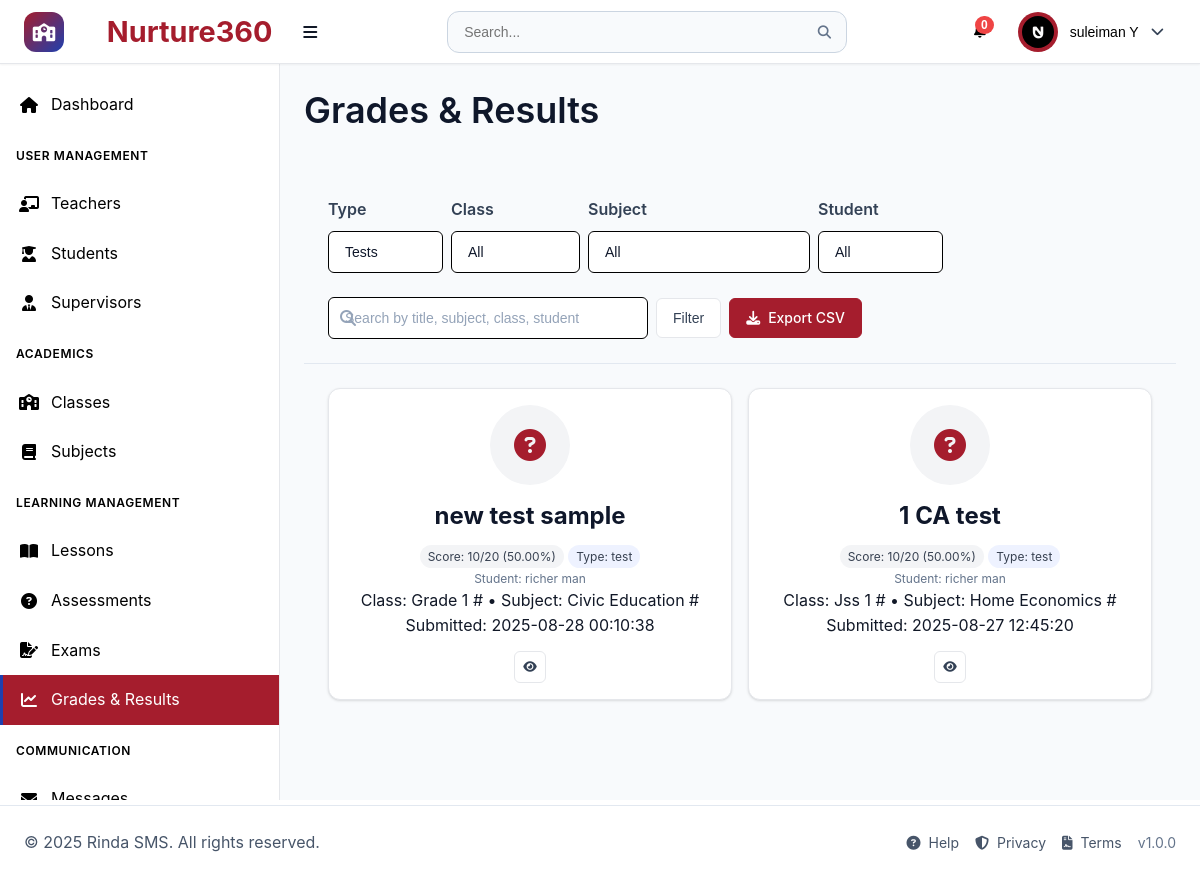
Page /pages/grades.php (signed in) on the committed database.
### tables this page shows
CREATE TABLE `users` (
  `id` int(11) NOT NULL,
  `username` varchar(50) NOT NULL,
  `email` varchar(100) NOT NULL,
  `password_hash` varchar(255) NOT NULL,
  `first_name` varchar(50) NOT NULL,
  `last_name` varchar(50) NOT NULL,
  `role` enum('superadmin','teacher','student','supervisor') NOT NULL,
  `phone` varchar(20) DEFAULT NULL,
  `address` text DEFAULT NULL,
  `profile_image` varchar(255) DEFAULT NULL,
  `is_active` tinyint(1) DEFAULT 1,
  `email_verified` tinyint(1) DEFAULT 0,
  `two_factor_enabled` tinyint(1) DEFAULT 0,
  `last_login` datetime DEFAULT NULL,
  `created_at` timestamp NOT NULL DEFAULT current_timestamp(),
  `updated_at` timestamp NOT NULL DEFAULT current_timestamp() ON UPDATE current_timestamp()
);

CREATE TABLE `test_results` (
  `id` int(11) NOT NULL,
  `test_id` int(11) NOT NULL,
  `student_id` int(11) NOT NULL,
  `obtained_marks` int(11) NOT NULL,
  `total_marks` int(11) NOT NULL,
  `percentage` decimal(5,2) NOT NULL,
  `grade` varchar(2) DEFAULT NULL,
  `submitted_at` timestamp NOT NULL DEFAULT current_timestamp(),
  `graded_by` int(11) DEFAULT NULL,
  `graded_at` timestamp NULL DEFAULT NULL,
  `feedback` text DEFAULT NULL
);

CREATE TABLE `tests` (
  `id` int(11) NOT NULL,
  `title` varchar(255) NOT NULL,
  `description` text DEFAULT NULL,
  `class_id` int(11) NOT NULL,
  `subject_id` int(11) NOT NULL,
  `teacher_id` int(11) NOT NULL,
  `test_type` enum('weekly','monthly','quarterly','final','quiz') NOT NULL,
  `total_marks` int(11) NOT NULL,
  `duration_minutes` int(11) NOT NULL,
  `scheduled_date` date NOT NULL,
  `start_time` time NOT NULL,
  `end_time` time NOT NULL,
  `is_active` tinyint(1) DEFAULT 1,
  `created_at` timestamp NOT NULL DEFAULT current_timestamp(),
  `lesson_id` int(11) DEFAULT NULL
);

CREATE TABLE `classes` (
  `id` int(11) NOT NULL,
  `class_name` varchar(100) NOT NULL,
  `class_code` varchar(255) DEFAULT NULL,
  `virtual_link` varchar(500) DEFAULT NULL,
  `grade_level` int(11) DEFAULT NULL,
  `academic_year` varchar(10) DEFAULT NULL,
  `max_students` int(11) DEFAULT 30,
  `description` text DEFAULT NULL,
  `is_active` tinyint(1) DEFAULT 1,
  `created_at` timestamp NOT NULL DEFAULT current_timestamp(),
  `updated_at` timestamp NOT NULL DEFAULT current_timestamp() ON UPDATE current_timestamp()
);

CREATE TABLE `subjects` (
  `subject_id` int(11) NOT NULL,
  `class_id` int(11) DEFAULT NULL,
  `title` varchar(255) NOT NULL,
  `subject_code` varchar(20) DEFAULT NULL,
  `description` text DEFAULT NULL,
  `credits` int(11) DEFAULT 1,
  `is_active` tinyint(1) DEFAULT 1,
  `created_at` timestamp NOT NULL DEFAULT current_timestamp(),
  `updated_at` timestamp NOT NULL DEFAULT current_timestamp() ON UPDATE current_timestamp()
);

### pages/grades.php (the view, shortened to what this page needs)
<?php
$pdo = getDBConnection();
function isStudentRole(){ return (($_SESSION['role'] ?? '') === 'student'); }
function getSubjectPkColumn(PDO $pdo){
  static $col = null;
  if ($col !== null) return $col;
  try {
    $st = $pdo->query("SHOW COLUMNS FROM subjects LIKE 'id'");
    $col = ($st && $st->fetch()) ? 'id' : 'subject_id';
  } catch (Throwable $e) {
    $col = 'id';
  }
  return $col;
}
function getClasses(PDO $pdo){return $pdo->query("SELECT id,class_name,class_code,grade_level FROM classes WHERE COALESCE(is_active,1)=1 ORDER BY grade_level,class_name")->fetchAll();}
function getSubjects(PDO $pdo){
  $pk = getSubjectPkColumn($pdo);
  $sql = "SELECT {$pk} AS id, title AS subject_name, subject_code FROM subjects WHERE COALESCE(is_active,1)=1 ORDER BY title";
  return $pdo->query($sql)->fetchAll();
}
function getStudents(PDO $pdo){$s=$pdo->prepare("SELECT id,first_name,last_name,username FROM users WHERE role='student' AND COALESCE(is_active,1)=1 ORDER BY first_name,last_name");$s->execute();return $s->fetchAll();}
$classes = getClasses($pdo); $subjects = getSubjects($pdo); $students = getStudents($pdo);
$type = $_GET['type'] ?? 'tests';
$q = trim($_GET['q'] ?? '');
$pageNum = max(1, (int)($_GET['page'] ?? 1));
$perPage = 10;
$params = [];
$subjectPk = getSubjectPkColumn($pdo);
$testsSQL = "SELECT 'test' AS rec_type, tr.id AS rec_id, tr.student_id, tr.obtained_marks, tr.total_marks, tr.percentage, tr.grade, tr.submitted_at,
  t.id AS item_id, t.title AS item_title, t.test_type AS item_type, c.class_name, c.class_code, s.title AS subject_name, s.subject_code,
  u1.first_name AS student_first, u1.last_name AS student_last, u1.username AS student_username
  FROM test_results tr
  INNER JOIN tests t ON t.id = tr.test_id
  LEFT JOIN classes c ON c.id=t.class_id
  LEFT JOIN subjects s ON s.".$subjectPk."=t.subject_id
  LEFT JOIN users u1 ON u1.id=tr.student_id";
$assignSQL = "SELECT 'assignment' AS rec_type, asub.id AS rec_id, asub.student_id,
  COALESCE(asub.obtained_marks,0) AS obtained_marks, COALESCE(asub.total_marks,0) AS total_marks,
  CASE WHEN COALESCE(asub.total_marks,0)>0 THEN ROUND((COALESCE(asub.obtained_marks,0)/asub.total_marks)*100,2) ELSE 0 END AS percentage,
  asub.grade, asub.submitted_at,
  a.id AS item_id, a.title AS item_title, 'assignment' AS item_type, c2.class_name, c2.class_code, s2.title AS subject_name, s2.subject_code,
  u2.first_name AS student_first, u2.last_name AS student_last, u2.username AS student_username
  FROM assignment_submissions asub
  INNER JOIN assignments a ON a.id = asub.assignment_id
  LEFT JOIN classes c2 ON c2.id=a.class_id
  LEFT JOIN subjects s2 ON s2.".$subjectPk."=a.subject_id
  LEFT JOIN users u2 ON u2.id=asub.student_id";
$listSQL = '';
$joinedParams = $params;
if ($type==='tests') {
  $listSQL = $testsSQL.' ORDER BY submitted_at DESC LIMIT '.$perPage.' OFFSET '.(($pageNum-1)*$perPage);
} elseif ($type==='assignments') {
  $countSQL = 'SELECT COUNT(*) FROM ('.$assignSQL.') x';
  $listSQL = $assignSQL.' ORDER BY submitted_at DESC LIMIT '.$perPage.' OFFSET '.(($pageNum-1)*$perPage);
} else {
  $countSQL = 'SELECT COUNT(*) FROM ('.$testsSQL.' UNION ALL '.$assignSQL.') x';
  $listSQL = '(' . $testsSQL . ' UNION ALL ' . $assignSQL . ') ORDER BY submitted_at DESC LIMIT '.$perPage.' OFFSET '.(($pageNum-1)*$perPage);
}
$st = $pdo->prepare($listSQL); $st->execute($joinedParams); $rows = $st->fetchAll(PDO::FETCH_ASSOC);
include '../components/header.php';
?>
<div class="dashboard-container">
  <?php include '../components/sidebar.php'; ?>
  <main class="main-content">
    <div class="page-header"><h1>Grades & Results</h1></div>
    <div class="card-header">
      <form method="GET" class="form" style="display:flex;gap:8px;align-items:center;flex-wrap:wrap">
        <div class="form-group">
          <label>Type</label>
          <select name="type" onchange="this.form.submit()">
            <option value="tests" <?php echo $type==='tests'?'selected':''; ?>>Tests</option>
          </select>
        </div>
        <div class="form-group"><label>Class</label><select name="class_id" onchange="this.form.submit()"><option value="0">All</option></select></div>
        <div class="form-group"><label>Subject</label><select name="subject_id" onchange="this.form.submit()"><option value="0">All</option></select></div>
        <?php if(!isStudentRole()): ?>
        <div class="form-group"><label>Student</label><select name="student_id" onchange="this.form.submit()"><option value="0">All</option></select></div>
        <?php endif; ?>
        <div class="search-input-wrapper" style="max-width:320px;width:100%">
          <i class="fas fa-search"></i>
          <input class="table-search-input" type="text" name="q" value="<?php echo htmlspecialchars($q); ?>" placeholder="Search by title, subject, class, student">
        </div>
        <button class="btn btn-secondary" type="submit">Filter</button>
        <a class="btn btn-primary" href="?<?php echo http_build_query(array_merge($_GET,['export'=>'1','page'=>null])); ?>"><i class="fas fa-download"></i> Export CSV</a>
      </form>
    </div>
    <div class="card-content">
      <div id="gradesGrid" class="cards-grid">
        <?php if($rows): foreach($rows as $r): $studentName=trim(($r['student_first']??'').' '.($r['student_last']??'')); if($studentName==='') $studentName=$r['student_username']??''; $pct=(float)($r['percentage']??0); $grade=$r['grade']??''; $badgeCls=$pct>=70?'badge-success':($pct<40?'badge-danger':'badge-neutral'); ?>
          <div class="teacher-card result-card">
            <div class="teacher-avatar"><i class="fas <?php echo $r['rec_type']==='test'?'fa-question-circle':'fa-tasks'; ?>"></i></div>
            <div class="teacher-name"><strong><?php echo htmlspecialchars($r['item_title']); ?></strong></div>
            <div class="virtual-badges">
              <span class="badge <?php echo $badgeCls; ?>">Score: <?php echo (int)$r['obtained_marks']; ?>/<?php echo (int)$r['total_marks']; ?> (<?php echo number_format($pct,2); ?>%)</span>
              <span class="badge">Type: <?php echo htmlspecialchars($r['rec_type']); ?></span>
            </div>
            <div class="teacher-username">Student: <?php echo htmlspecialchars($studentName); ?></div>
            <div class="virtual-meta">Class: <?php echo htmlspecialchars(($r['class_name']??'-').' #'.($r['class_code']??'')); ?> • Subject: <?php echo htmlspecialchars(($r['subject_name']??'-').' #'.($r['subject_code']??'')); ?></div>
            <div class="virtual-meta">Submitted: <?php echo htmlspecialchars($r['submitted_at']); ?></div>
            <div class="teacher-card-actions action-buttons centered">
              <?php if($r['rec_type']==='test'): ?>
                <a class="btn btn-sm btn-secondary" href="./test_detail.php?id=<?php echo (int)$r['item_id']; ?>" title="View Test"><i class="fas fa-eye"></i></a>
              <?php else: ?>
                <a class="btn btn-sm btn-secondary" href="./assignment_detail.php?id=<?php echo (int)$r['item_id']; ?>" title="View Assignment"><i class="fas fa-eye"></i></a>
              <?php endif; ?>
            </div>
          </div>
        <?php endforeach; else: ?>
          <div class="no-data"><i class="fas fa-chart-line"></i><p>No results found.</p></div>
        <?php endif; ?>
      </div>
    </div>
  </main>
</div>
<?php include '../components/footer.php'; ?>

### components/header.php (shortened to what this page needs)
<?php
require_once '../config/config.php';
$user_id = $_SESSION['user_id'] ?? null;
$first_name = $_SESSION['first_name'] ?? '';
$last_name = $_SESSION['last_name'] ?? '';
$user_role = $_SESSION['role'] ?? '';
$profile_image = '';
$profile_image_url = '';
try {
    $pdo = getDBConnection();
    $settings_stmt = $pdo->prepare("SELECT setting_key, setting_value FROM system_settings WHERE setting_key IN ('app_name', 'theme_primary_color', 'theme_secondary_color', 'theme_accent_color', 'theme_mode', 'app_logo', 'app_favicon', 'brand_display')");
    $settings_stmt->execute();
    $settings = [];
    while ($row = $settings_stmt->fetch()) {
        $settings[$row['setting_key']] = $row['setting_value'];
    }
    if ($user_id) {
        $uStmt = $pdo->prepare("SELECT profile_image FROM users WHERE id = ? LIMIT 1");
        $uStmt->execute([$user_id]);
        $uRow = $uStmt->fetch();
        if ($uRow && !empty($uRow['profile_image'])) {
            $profile_image = $uRow['profile_image'];
        }
    }
} catch (PDOException $e) {
    $settings = [
        'app_name' => APP_NAME,
        'theme_primary_color' => DEFAULT_PRIMARY_COLOR,
        'theme_mode' => 'light'
    ];
}
$app_name = $settings['app_name'] ?? APP_NAME;
$theme_mode = $settings['theme_mode'] ?? 'light';
$app_logo = $settings['app_logo'] ?? '';
$brand_display = $settings['brand_display'] ?? 'both';
$hasLogo = !empty($app_logo);
$mode = in_array($brand_display, ['logo','name','both'], true) ? $brand_display : 'both';
$showLogo = $hasLogo && ($mode === 'logo' || $mode === 'both');
$showName = ($mode === 'name' || $mode === 'both');
$showIcon = !$showLogo;
if (!empty($profile_image)) {
    if (preg_match('/^https?:\/\//i', $profile_image)) {
        $profile_image_url = $profile_image;
    } else {
        if ($user_role === 'teacher') {
            $profile_image_url = '../uploads/teachers/' . rawurlencode($profile_image);
        } else {
            $profile_image_url = '../uploads/users/' . rawurlencode($profile_image);
        }
    }
}
?>
<!DOCTYPE html>
<html lang="en" data-theme="<?php echo $theme_mode; ?>">
<head>
    <link rel="stylesheet" href="../assets/css/main.css">
    <link rel="stylesheet" href="../assets/css/components.css">
    <link rel="stylesheet" href="../assets/css/dashboard.css">
    <link rel="stylesheet" href="https://cdnjs.cloudflare.com/ajax/libs/font-awesome/6.4.0/css/all.min.css">
</head>
<body class="role-<?php echo htmlspecialchars($user_role); ?>">
    <header class="header">
        <div class="header-left">
            <?php if ($showIcon): ?>
            <div class="school-icon">
                <i class="fas fa-school"></i>
            </div>
            <?php endif; ?>
            <div class="logo">
                <?php if ($showName): ?>
                    <h1 style="margin-left: 8px; display:inline-block;">&nbsp;<?php echo htmlspecialchars($app_name); ?></h1>
                <?php endif; ?>
                <button class="desktop-toggle" id="desktopSidebarToggle" title="Toggle sidebar">
                    <i class="fas fa-bars"></i>
                </button>
            </div>
        </div>
        <div class="header-center">
            <div class="search-bar">
                <input type="text" placeholder="Search..." id="globalSearch">
                <button type="button">
                    <i class="fas fa-search"></i>
                </button>
            </div>
        </div>
        <div class="header-right">
            <div class="header-actions">
                <div class="notification-dropdown">
                    <button class="notification-btn" id="notificationBtn">
                        <span class="notification-badge" id="notificationBadge">0</span>
                    </button>
                </div>
                <div class="user-dropdown">
                    <button class="user-btn" id="userBtn">
                        <div class="user-avatar">
                            <?php if (!empty($profile_image_url)): ?>
                                <img src="<?php echo htmlspecialchars($profile_image_url); ?>" alt="Avatar" style="width:32px;height:32px;border-radius:50%;object-fit:cover;" onerror="this.style.display='none'; this.parentElement.innerHTML='\\u003ci class=\\'fas fa-user\\'\\u003e\\u003c/i\\u003e';">
                            <?php else: ?>
                                <i class="fas fa-user"></i>
                            <?php endif; ?>
                        </div>
                        <span class="user-name"><?php echo $first_name . ' ' . $last_name; ?></span>
                        <i class="fas fa-chevron-down"></i>
                    </button>
                </div>
            </div>
        </div>
    </header>

### rows in the picture
users: profile_image (picture)
test_results: test.title "new test sample", obtained_marks "10", total_marks "20", percentage "50.00", rec_type "test", student.last_name "richer man", classes.class_name+class_code "Grade 1 #", subjects.title+subject_code "Civic Education #", submitted_at "2025-08-28 00:10:38"
test_results: test.title "1 CA test", obtained_marks "10", total_marks "20", percentage "50.00", rec_type "test", student.last_name "richer man", classes.class_name+class_code "Jss 1 #", subjects.title+subject_code "Home Economics #", submitted_at "2025-08-27 12:45:20"

### other values in the picture
$app_name "Nurture360"
$first_name "suleiman"
$last_name "Y"
APP_NAME "Rinda SMS"
APP_VERSION "1.0.0"
